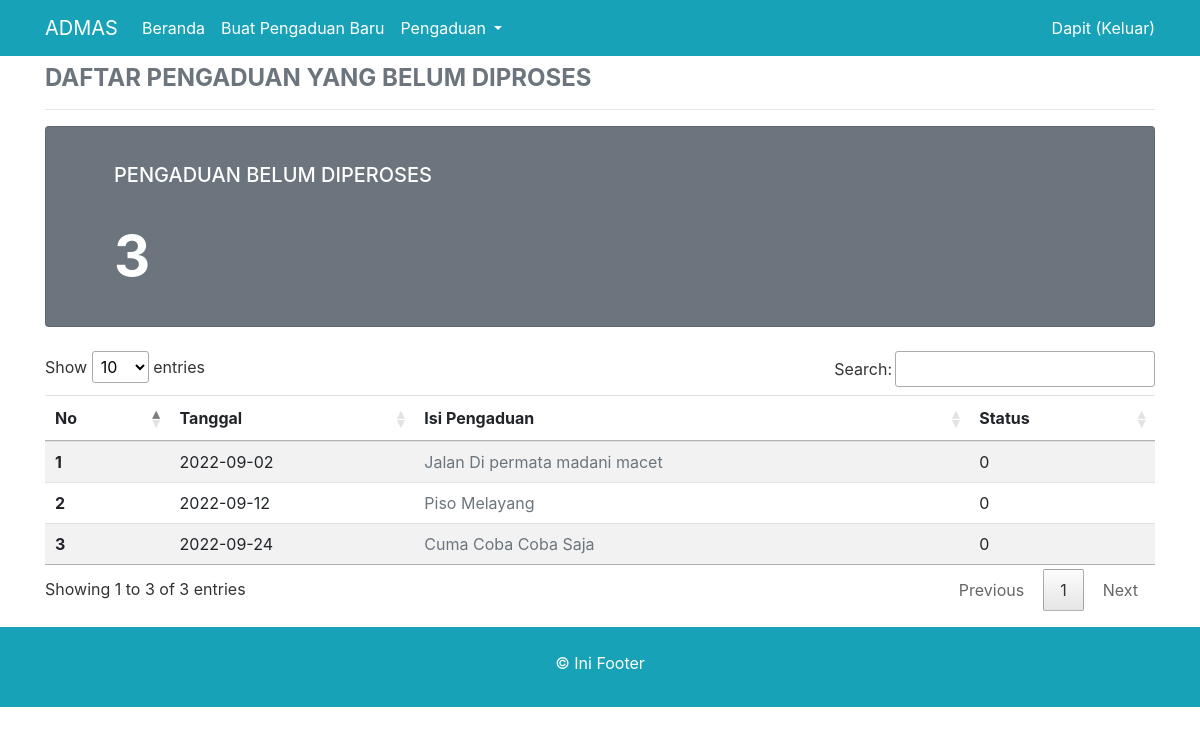
/tampil_halaman_blm.php (signed in), run on the app's committed database.
### tables this page shows
CREATE TABLE `pengaduan` (
  `id_pengaduan` int(11) NOT NULL,
  `tgl_pengaduan` date NOT NULL,
  `nik` varchar(16) NOT NULL,
  `isi_laporan` text NOT NULL,
  `foto` varchar(255) NOT NULL,
  `status` enum('0','proses','selesai') NOT NULL
);

### tampil_halaman_blm.php (the view, shortened to what this page needs)
<?php
if (!empty($_SESSION['nik_login'])) {
        include 'header.php';
        include 'conn.php';
        $nik_login  = $_SESSION['nik_login'];
        $level      = $_SESSION['level'];
        if ($level == 'masyarakat') {
                $sql_blum_all      = "SELECT * FROM pengaduan WHERE nik = '$nik_login' and status = '0'";
                $eksekusi_blum_all = mysqli_query($conn, $sql_blum_all);
                $jml_blum_all      = mysqli_num_rows($eksekusi_blum_all);
        } else {
                $sql_blum_all      = "SELECT * FROM pengaduan WHERE status = '0'";
                $eksekusi_blum_all = mysqli_query($conn, $sql_blum_all);
                $jml_blum_all      = mysqli_num_rows($eksekusi_blum_all);
        }
        include 'navigasi.php';
?>
        <div class="container">
                <h4 class="text-uppercase font-weight-bold text-secondary mt-2">daftar pengaduan yang belum diproses </h4>
                <hr>
                <div class="card bg-secondary mr-3 mb-4" style="width: 100%;">
                        <div class="card-body text-white">
                                <h5 class="card-title text-uppercase ml-5 mt-3">Pengaduan Belum Diperoses</h5>
                                <div class="display-4 font-weight-bold pt-4 ml-5 mb-3"><?php echo $jml_blum_all; ?></div>
                        </div>
                </div>
                <table class="table table-striped mt-5 table-hover data">
                        <thead>
                                <tr>
                                        <th scope="col">No</th>
                                        <th scope="col">Tanggal</th>
                                        <th scope="col">Isi Pengaduan</th>
                                        <th scope="col">Status</th>
                                </tr>
                        </thead>
                        <tbody>
                                <?php
                                $no = 1;
                                while ($data = mysqli_fetch_array($eksekusi_blum_all)) {
                                ?>
                                        <tr>
                                                <th scope="row"><?php echo $no++; ?></th>
                                                <td><?php echo $data['tgl_pengaduan']; ?></td>
                                                <td> <a href="pengaduan_detail.php?id_pengaduan=<?php echo $data['id_pengaduan'] ?>" class="text-secondary"><?php echo $data['isi_laporan']; ?></a></td>
                                                <td><?php echo $data['status']; ?></td>
                                        </tr>
                                <?php } ?>
                        </tbody>
                </table>
        </div>
        <div class="bg-info text-white pt-4 pb-3 mt-3">
                <div class="container text-center">
                        <p>&copy Ini Footer</p>
                </div>
        </div>
<?php
        include 'footer.php';
} else {
        header('location:form_login.php');
}
?>

### data on the page
pengaduan: tgl_pengaduan "2022-09-02", isi_laporan "Jalan Di permata madani macet", status "0"
pengaduan: tgl_pengaduan "2022-09-12", isi_laporan "Piso Melayang", status "0"
pengaduan: tgl_pengaduan "2022-09-24", isi_laporan "Cuma Coba Coba Saja", status "0"

### other printed values
$nama_login "Dapit"
$jml_blum_all "3"
